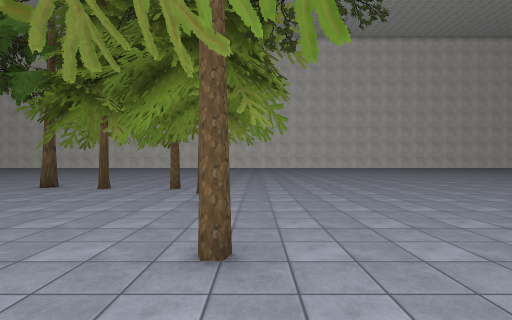
view 1 (above)

22 first-person views from a walk through a 3-D level made in the Unity game engine. The camera is 1.5 m above the floor, looks level and sees 85° across. The floor is counted in squares, 1.55 m on a side. Each view is taken from the middle of a square. On the plan, view 1 faces up. The plan holds only what a view shows up to about 11 squares ahead; the rest is blank. The place goes on beyond the plan. The player is left out. Some surface patterns are stand-ins.

view 2
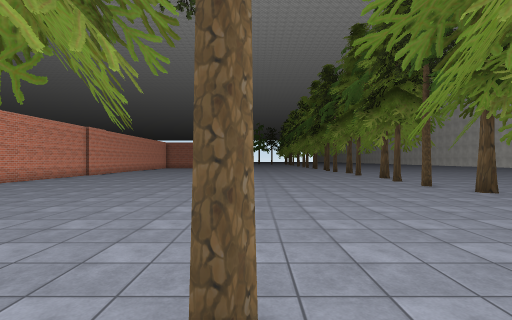

view 3
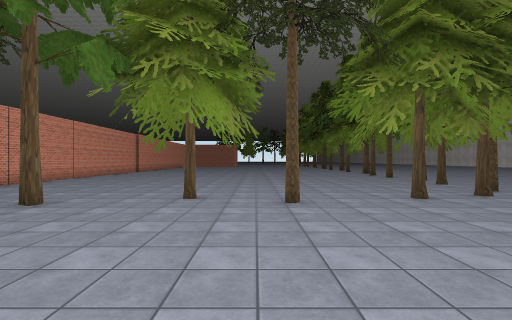

view 4
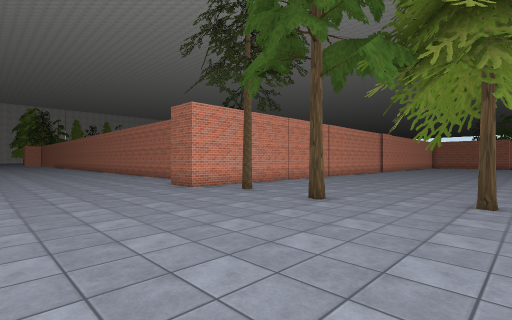

view 5
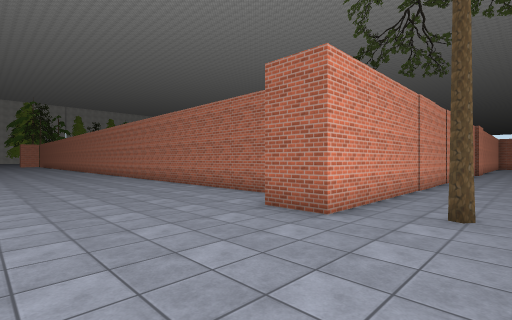

view 6
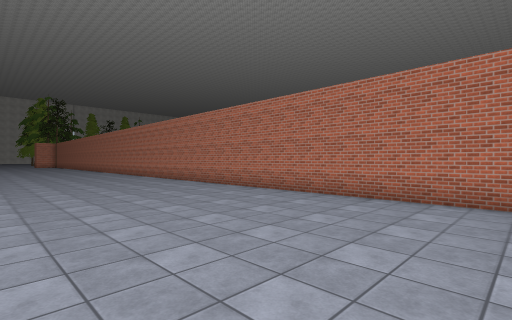

view 7
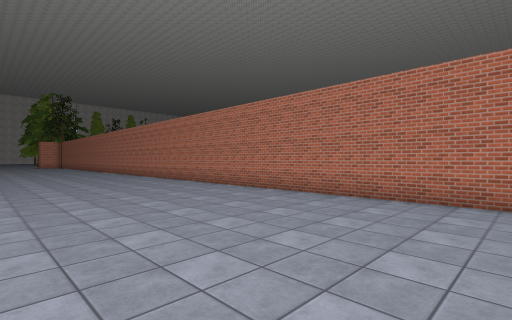

view 8
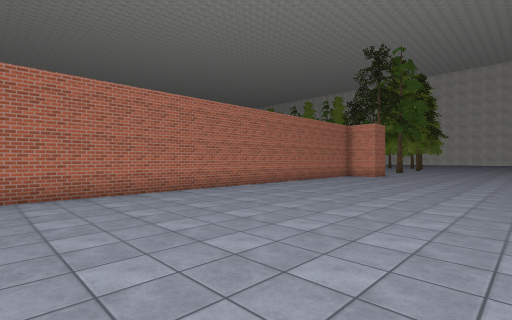

view 9
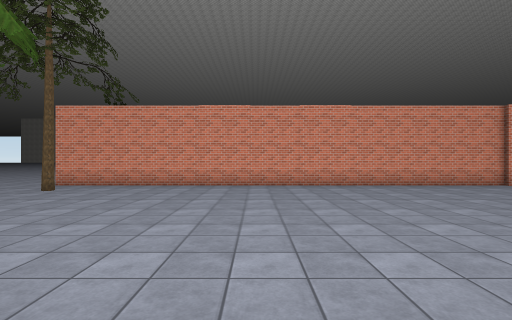

view 10
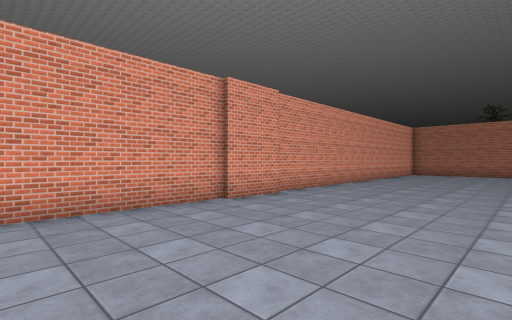

view 11
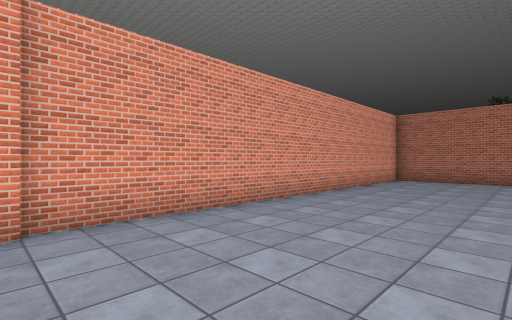

view 12
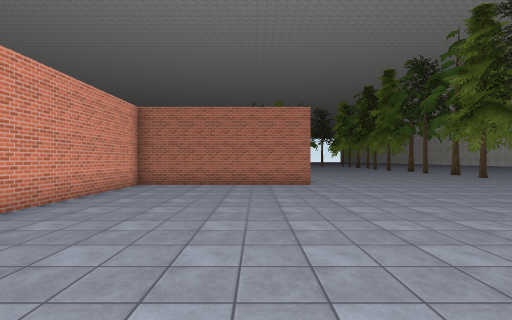

view 13
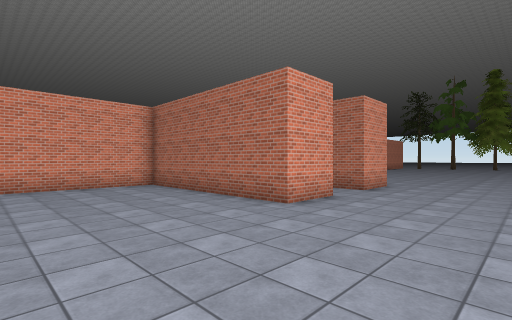

view 14
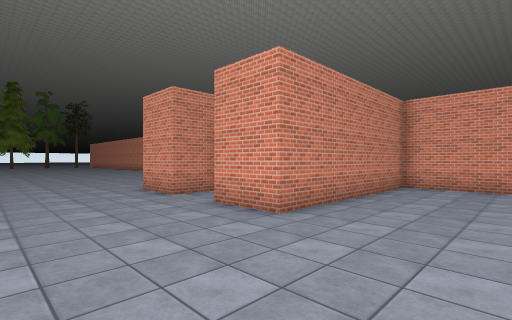

view 15
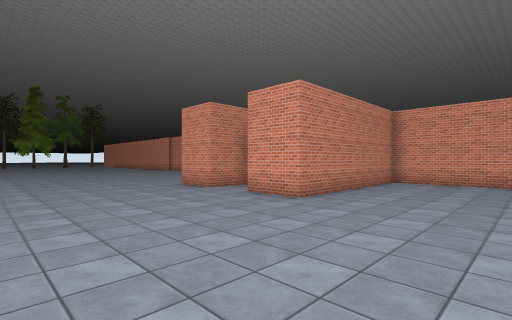

view 16
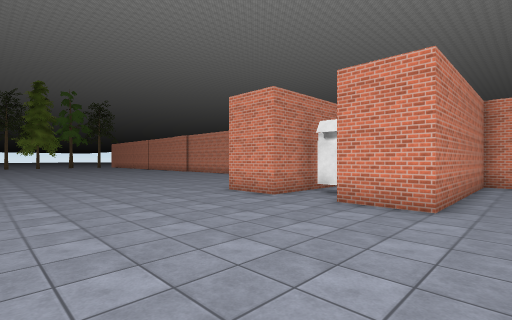

view 17
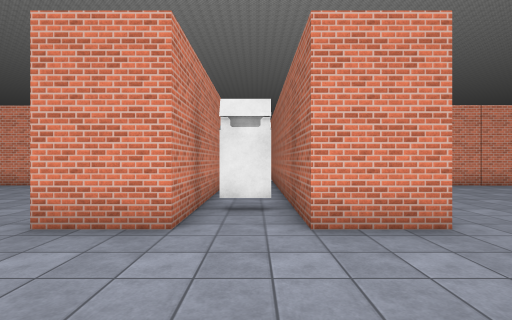

view 18
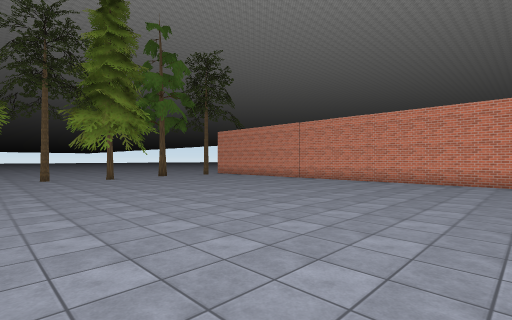

view 19
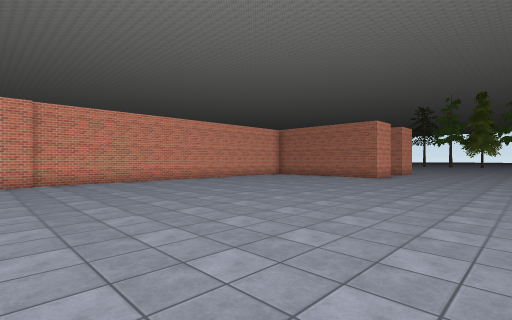

view 20
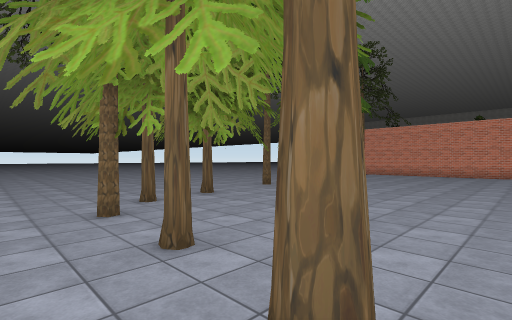

view 21
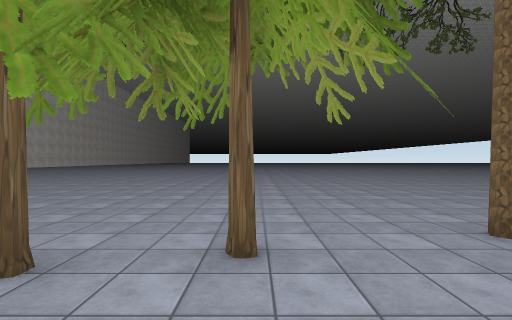

view 22
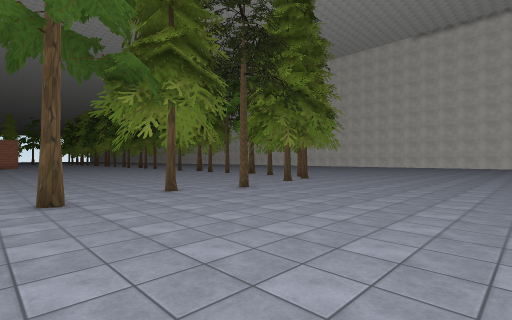

### Floor plan
Key: @ floor where view 1 was taken; # wall or solid block; x gap in a wall; . floor; T thing the floor can be seen under or through; O other object.
Columns run from 42 left of view 1 to 7 right of it. Each row starts with its distance up from view 1.
 11                                  ..        .......
 10                                 ##.#.. T.  .......
  9                                 #O.x.T.O..  ......
  8                                  ..     TT  ......
  7                                  ....       ......
  6           ..                    .........T  ......
  5 . ............ ......... .. ........... ..  ......
  4  ........................  .............    ......
  3 .........................................TO.......
  2 .......................................  . .......
  1 ....................................... ... ......
  0 .......................................x..@.......
 -1 .....##.###............................     ......
 -2 .....##.###..............................   ......
 -3 .....##O###...............................T.......
 -4 .....##.###................................. .....
 -5 .....## ###......................................
 -6 .....## ###...............................O......
 -7 .....##   #......................................
 -8 #######   #################################......
 -9                                          ##......
-10                                          #.......
-11                                          #.......
-12                                          #.......
-13                                          #.......
-14                                          #.......
-15                                          #........
-16                                          #........
-17                                          #........
-18                                          #........
-19                                          #........
-20                                          #........
-21                                          #........
-22                                          #........
-23                                          #........
-24                                          #.......
-25                                          #...... .

Where each view was taken, in squares from view 1:
view 1: 0 up, 0 right, facing up
view 2: 3 up, 1 right, facing left
view 3: 2 up, 6 right, facing left
view 4: 1 up, 6 right, facing down-left
view 5: 5 down, 5 right, facing down-left
view 6: 10 down, 6 right, facing down-left
view 7: 13 down, 6 right, facing down-left
view 8: 25 down, 7 right, facing up-left
view 9: 3 up, 7 left, facing down
view 10: 2 down, 12 left, facing down-left
view 11: 3 down, 18 left, facing down-left
view 12: 3 down, 21 left, facing left
view 13: 3 up, 27 left, facing down-left
view 14: 3 up, 41 left, facing down-right
view 15: 5 up, 42 left, facing down-right
view 16: 5 up, 39 left, facing down-right
view 17: 3 up, 35 left, facing down
view 18: 5 up, 16 left, facing down-right
view 19: 5 up, 17 left, facing down-left
view 20: 11 up, 8 left, facing down-right
view 21: 6 up, 4 left, facing right
view 22: 4 down, 7 right, facing up-left
